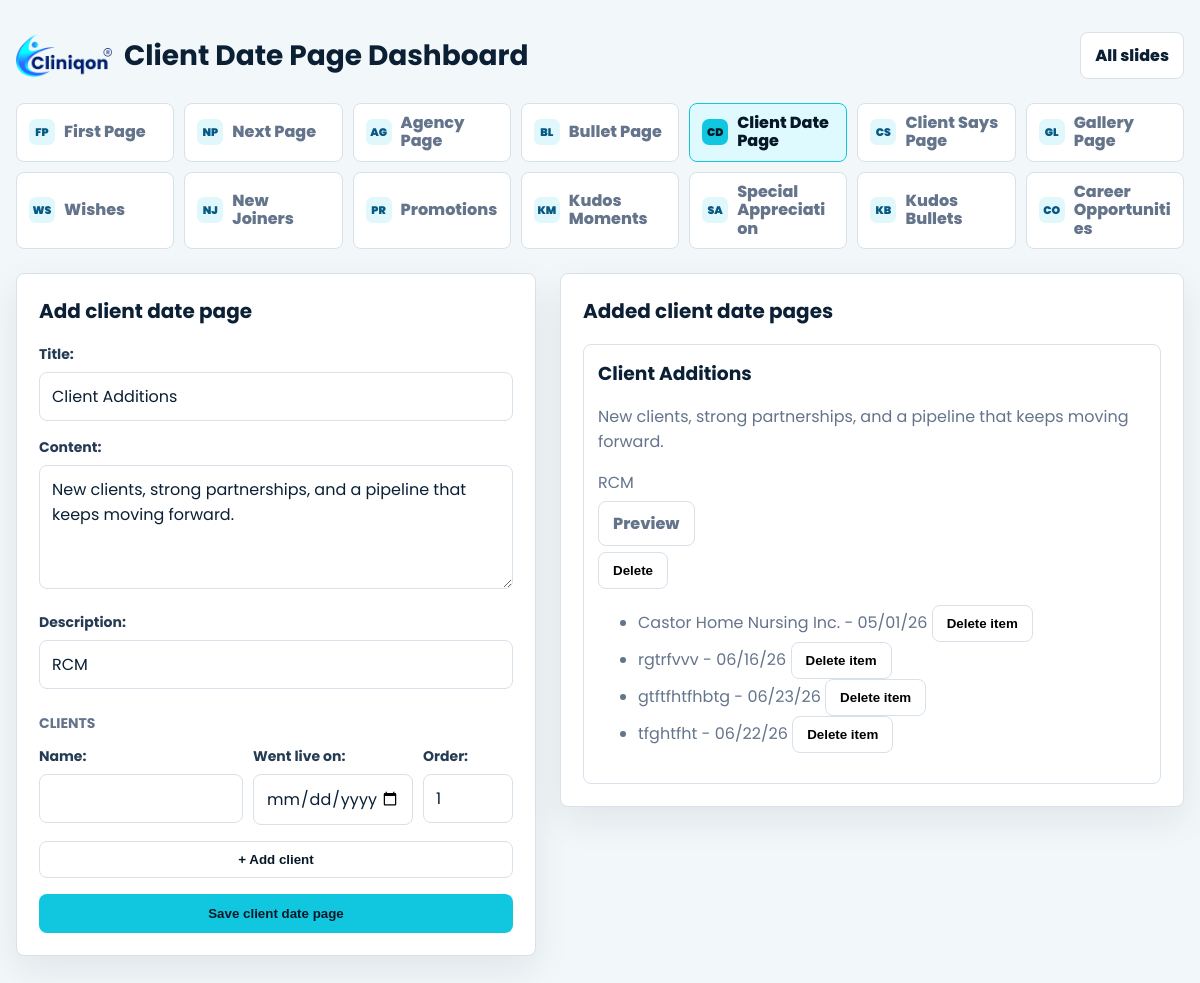
Page /client-date-page/ on the committed database.
### decks/models.py (models this page shows, shortened)
class ClientDatePage(models.Model):
    title = models.CharField(max_length=200, default="Client Additions")
    content = models.TextField(default="New clients, strong partnerships, and a pipeline that keeps moving forward.")
    description = models.CharField(max_length=200, default="RCM")
    created_at = models.DateTimeField(auto_now_add=True)
    class Meta:
        ordering = ["-created_at"]
        verbose_name = "client date page"
        verbose_name_plural = "client date pages"

class ClientDateItem(models.Model):
    page = models.ForeignKey(ClientDatePage, related_name="clients", on_delete=models.CASCADE)
    name = models.CharField(max_length=200)
    went_live_on = models.DateField()
    order = models.PositiveSmallIntegerField(default=1)
    class Meta:
        ordering = ["order"]
        verbose_name = "client date item"
        verbose_name_plural = "client date items"

### decks/views.py (the view)
# urls.py: path("client-date-page/", views.client_date_page_dashboard, name="client_date_page_dashboard"),
def client_date_page_dashboard(request):
    page = None
    if request.method == "POST":
        form = ClientDatePageForm(request.POST)
        if form.is_valid():
            page = form.save()
            names = request.POST.getlist("client_name")
            dates = request.POST.getlist("went_live_on")
            orders = request.POST.getlist("client_order")
            for index, name in enumerate(names, start=1):
                client_name = name.strip()
                went_live_on = dates[index - 1] if index - 1 < len(dates) else ""
                order = orders[index - 1] if index - 1 < len(orders) else index
                if client_name and went_live_on:
                    ClientDateItem.objects.create(
                        page=page,
                        name=client_name,
                        went_live_on=went_live_on,
                        order=order or index,
                    )
            return redirect("client_date_page_dashboard")
    else:
        form = ClientDatePageForm()
    client_pages = ClientDatePage.objects.prefetch_related("clients").all()
    return render(
        request,
        "decks/client_date_page_dashboard.html",
        {
            "form": form,
            "page": page,
            "client_pages": client_pages,
            "active_menu": "client_date",
        },
    )

### decks/forms.py
class ClientDatePageForm(forms.ModelForm):
    class Meta:
        model = ClientDatePage
        fields = ["title", "content", "description"]
        widgets = {
            "content": forms.Textarea(attrs={"rows": 4}),
        }

### decks/templates/decks/client_date_page_dashboard.html (shortened to what this page needs)
{% load static %}
<!DOCTYPE html>
<html lang="en">
<head>
</head>
<body>
    <main class="shell">
        {% include "decks/includes/dashboard_menu.html" with dashboard_title="Client Date Page Dashboard" %}
        <div class="layout">
            <section class="panel">
                <h2 class="form-title">Add client date page</h2>
                <form method="post">
                    {% for field in form %}
                        <div class="field">
                            {{ field.label_tag }}
                            {{ field }}
                        </div>
                    {% endfor %}
                    <h3 class="section-heading">Clients</h3>
                    <div id="client-formset">
                        {% if page %}
                            {% for client in page.clients.all %}
                                <div class="client-row">
                                    <div class="client-grid">
                                        <div>
                                            <label>Name:</label>
                                            <input type="text" name="client_name" value="{{ client.name }}">
                                        </div>
                                        <div>
                                            <label>Went live on:</label>
                                            <input type="date" name="went_live_on" value="{{ client.went_live_on|date:'Y-m-d' }}">
                                        </div>
                                        <div>
                                            <label>Order:</label>
                                            <input type="number" name="client_order" min="1" value="{{ client.order }}">
                                        </div>
                                    </div>
                                </div>
                            {% endfor %}
                        {% else %}
                            <div class="client-row">
                                <div class="client-grid">
                                    <div>
                                        <label>Name:</label>
                                        <input type="text" name="client_name">
                                    </div>
                                    <div>
                                        <label>Went live on:</label>
                                        <input type="date" name="went_live_on">
                                    </div>
                                    <div>
                                        <label>Order:</label>
                                        <input type="number" name="client_order" min="1" value="1">
                                    </div>
                                </div>
                            </div>
                        {% endif %}
                    </div>
                    <button class="add-button" type="button" id="add-client">+ Add client</button>
                    <button class="submit" type="submit">Save client date page</button>
                </form>
            </section>
            <section class="panel">
                <h2 class="preview-title">Added client date pages</h2>
                {% for client_page in client_pages %}
                    <article class="preview-item">
                        <h3>{{ client_page.title }}</h3>
                        <p>{{ client_page.content }}</p>
                        <p>{{ client_page.description }}</p>
                        <p><a class="view-link" href="{% url 'client_date_page_view_detail' client_page.id %}">Preview</a></p>
                        <form method="post" action="{% url 'delete_page_item' 'client-date' client_page.id %}" onsubmit="return confirm('Delete this saved slide?');">
                            <button class="view-link" type="submit">Delete</button>
                        </form>
                        <ul>
                            {% for client in client_page.clients.all %}
                                <li>
                                    {{ client.name }} - {{ client.went_live_on|date:"m/d/y" }}
                                    <form method="post" action="{% url 'delete_child_item' 'client-date-item' client.id %}" style="display:inline;" onsubmit="return confirm('Delete this client?');">
                                        <button class="view-link" type="submit">Delete item</button>
                                    </form>
                                </li>
                            {% endfor %}
                        </ul>
                    </article>
                {% empty %}
                    <p>No client date page items added yet.</p>
                {% endfor %}
            </section>
        </div>
    </main>
</body>
</html>

### decks/templates/decks/client_date_page_dashboard.html (style rules this page uses)
:root { --ink: #0b1f35; --muted: #64748b; --line: #d8e1ea; --accent: #11c7df; --panel: #ffffff; --wash: #f2f7f9; }
* { box-sizing: border-box; }
body { margin: 0; min-height: 100vh; color: var(--ink); background: var(--wash); font-family: "Poppins", Arial, Helvetica, sans-serif; }
a { color: inherit; }
.shell { width: min(1180px, calc(100% - 32px)); margin: 0 auto; padding: 32px 0; }
.view-link, .menu a, .add-button { border: 1px solid var(--line); border-radius: 8px; padding: 10px 14px; text-decoration: none; background: #fff; font-weight: 800; }
.layout { display: grid; grid-template-columns: 520px 1fr; gap: 24px; align-items: start; }
.panel { border: 1px solid var(--line); border-radius: 8px; background: var(--panel); padding: 22px; box-shadow: 0 14px 36px rgba(11, 31, 53, 0.08); }
.form-title, .preview-title { margin: 0 0 18px; font-size: 20px; }
.field, .client-row { margin-bottom: 16px; }
label { display: block; margin-bottom: 7px; color: #243b53; font-size: 14px; font-weight: 700; }
input, textarea { width: 100%; border: 1px solid var(--line); border-radius: 8px; padding: 11px 12px; color: var(--ink); background: #fff; font: inherit; }
textarea { resize: vertical; }
.client-grid { display: grid; grid-template-columns: 1fr 160px 90px; gap: 10px; }
.section-heading { margin: 24px 0 12px; color: var(--muted); font-size: 14px; text-transform: uppercase; }
.add-button { width: 100%; margin-bottom: 16px; color: #061827; cursor: pointer; }
.submit { width: 100%; border: 0; border-radius: 8px; padding: 12px 14px; color: #061827; background: var(--accent); font-weight: 800; cursor: pointer; }
.preview-item { border: 1px solid var(--line); border-radius: 8px; padding: 14px; background: #fff; }
.preview-item h3 { margin: 0 0 8px; }
.preview-item p, .preview-item li { color: var(--muted); }

### rows in the picture
ClientDatePage: title "Client Additions", content "New clients, strong partnerships, and a pipeline that keeps moving forward.", description "RCM"
ClientDateItem: name "Castor Home Nursing Inc.", went_live_on "05/01/26"
ClientDateItem: name "rgtrfvvv", went_live_on "06/16/26"
ClientDateItem: name "gtftfhtfhbtg", went_live_on "06/23/26"
ClientDateItem: name "tfghtfht", went_live_on "06/22/26"

### other values in the picture
{{ dashboard_title }} "Client Date Page Dashboard"
{{ field.label_tag }} "Title:" "Content:" "Description:"
